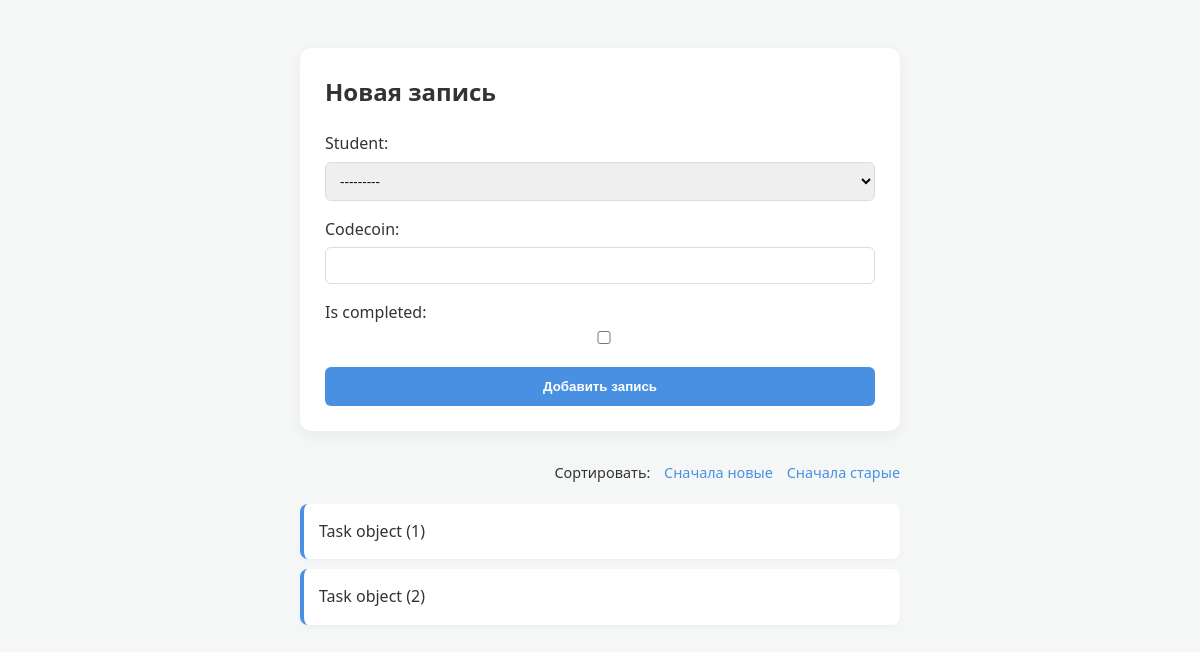
/lms/add_task/, run on an earlier commit of the app's database.
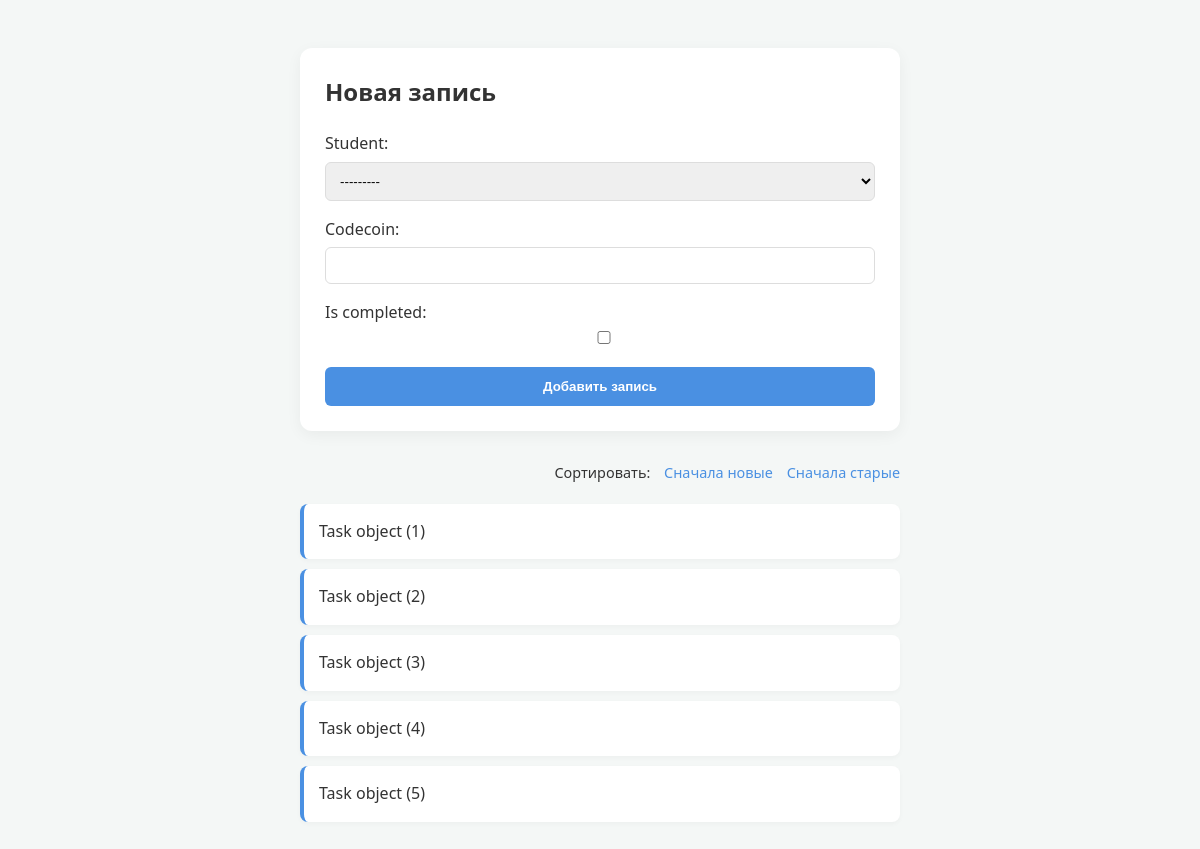
And on a later commit of the database.
### lms/models.py (models this page shows)
class Task(models.Model):
    student = models.ForeignKey(Student, on_delete=models.CASCADE)
    codecoin = models.IntegerField()
    is_completed = models.BooleanField(default=False)

### lms/views.py (the view)
# urls.py: path('add_task/', views.task_items, name='task_items'),
def task_items(request):
    sort_by = request.GET.get('sort', 'id')
    items = Task.objects.all().order_by(sort_by)
    if request.method == "POST":
        form = TaskForm(request.POST, request.FILES)
        if form.is_valid():
            form.save()
            return redirect('item_list')
    else:
        form = TaskForm()
    return render(request, 'add_task.html', {
        'items': items,
        'form': form
    })

### lms/forms.py
class TaskForm(forms.ModelForm):
    class Meta:
        model = Task
        fields = '__all__'

### lms/templates/add_task.html (shortened to what this page needs)
<!DOCTYPE html>
<html lang="ru">
<head>
</head>
<body>
<div class="container">
    <form method="post" enctype="multipart/form-data">
        <h2 style="margin-top: 0;">Новая запись</h2>
        {{ form.as_p }}
        <button type="submit">Добавить запись</button>
    </form>
    <div class="sorting">
        <span>Сортировать:</span>
        <a href="?sort=-id">Сначала новые</a>
        <a href="?sort=id">Сначала старые</a>
    </div>
    <ul>
        {% for item in items %}
            <li>{{ item }}</li>
        {% empty %}
            <li style="border-left-color: #ccc; color: #888;">Записей пока нет...</li>
        {% endfor %}
    </ul>
</div>
</body>
</html>

What changed in the data, as far as the page shows it:
added Task: id "Task object (3)"
added Task: id "Task object (4)"
added Task: id "Task object (5)"
